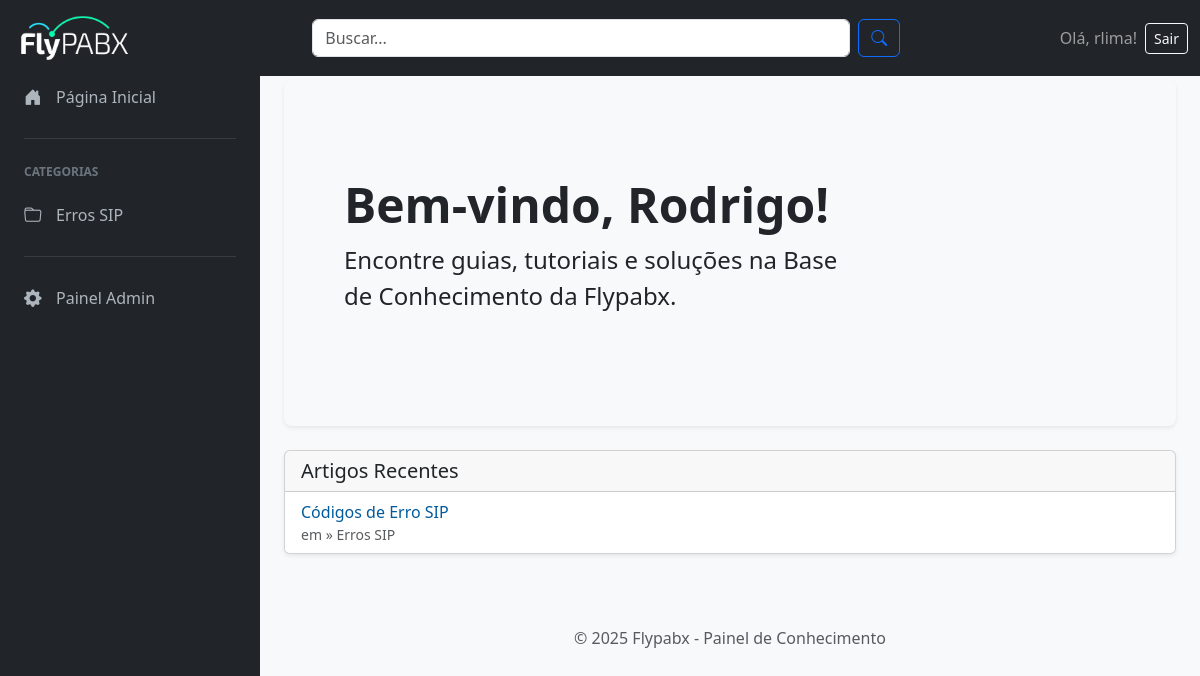
Page / (signed in) on the earlier database version.
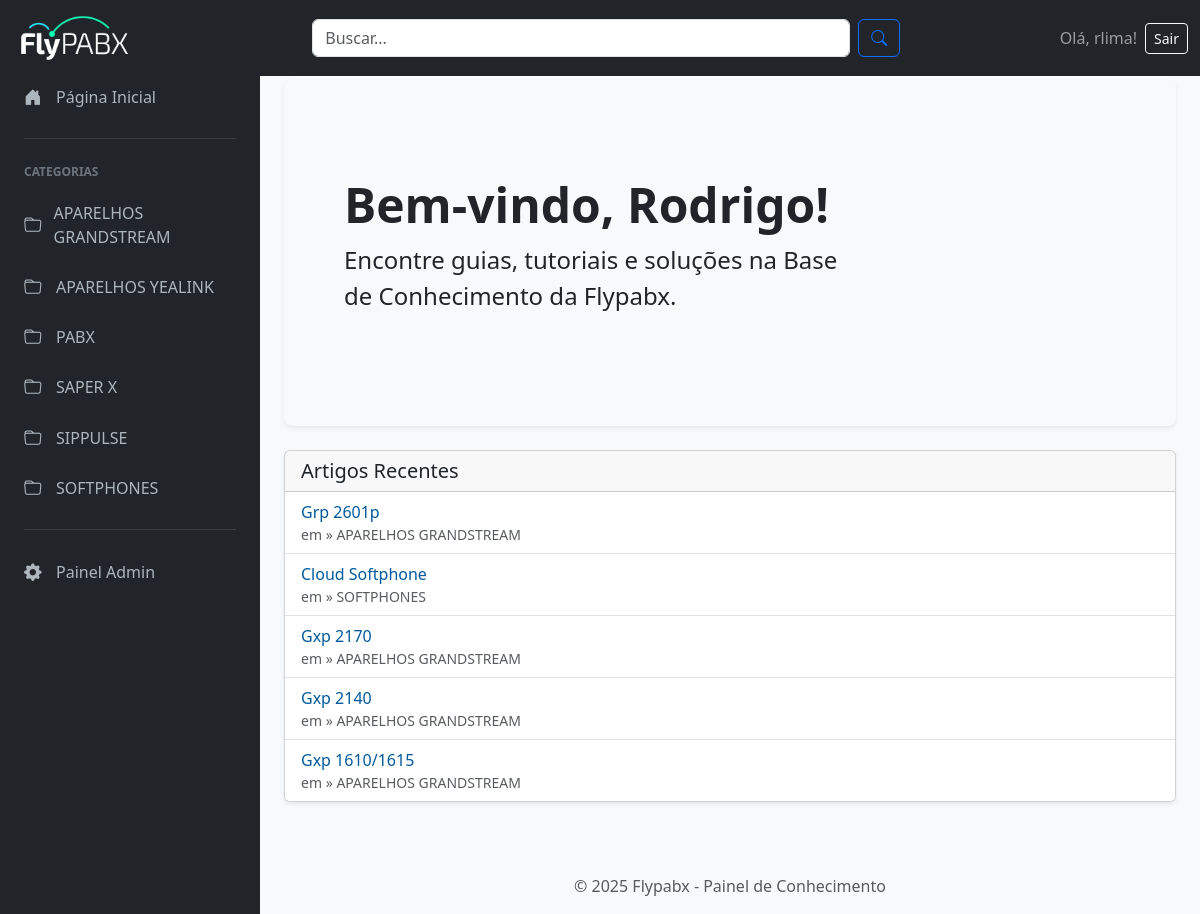
Same page on the later database version.
### base/models.py (models this page shows, shortened)
class Categoria(models.Model):
    nome = models.CharField(max_length=100, unique=True)
    slug = models.SlugField(max_length=100, unique=True, blank=True)
    parent = models.ForeignKey('self', null=True, blank=True, related_name='children', on_delete=models.CASCADE)
    class Meta:
        verbose_name = "Categoria"
        verbose_name_plural = "Categorias"
        unique_together = ('slug', 'parent',)
        ordering = ['nome'] # Ordena alfabeticamente

class Artigo(models.Model):
    titulo = models.CharField(max_length=200)
    conteudo = RichTextField() # <-- 3. ADICIONE ESTA LINHA NOVA
    categoria = models.ForeignKey(Categoria, on_delete=models.CASCADE, related_name="artigos")
    data_criacao = models.DateTimeField(auto_now_add=True)
    data_atualizacao = models.DateTimeField(auto_now=True)
    slug = models.SlugField(max_length=200, unique=True, blank=True)
    class Meta:
        ordering = ['-data_criacao']

### base/views.py (the view)
# urls.py: path('', views.home, name='home'),
@login_required # <-- Isso protege a página, exigindo login
def home(request):
    categorias = Categoria.objects.all()
    artigos_recentes = Artigo.objects.all()[:5]
    return render(request, 'base/home.html', {
        'categorias': categorias,
        'artigos_recentes': artigos_recentes
    })

### base/context_processors.py (called while the page is built)
def all_categories(request):
    return {
        'all_categories': Categoria.objects.filter(parent__isnull=True)
    }

### base/templates/base/home.html (shortened to what this page needs)
{% extends 'base/base.html' %}
{% block content %}
<div class="p-5 mb-4 bg-light rounded-3 shadow-sm">
    <div class="container-fluid py-5">
        <h1 class="display-5 fw-bold">Bem-vindo, {{ user.first_name|default:user.username }}!</h1>
        <p class="col-md-8 fs-4">Encontre guias, tutoriais e soluções na Base de Conhecimento da Flypabx.</p>
    </div>
</div>
<div class="card shadow-sm">
    <div class="card-header">
        <h2 class="h5 mb-0">Artigos Recentes</h2>
    </div>
    <div class="list-group list-group-flush">
        {% for art in artigos_recentes %}
        <a href="{% url 'artigo_detail' art.slug %}" class="list-group-item list-group-item-action">
            {{ art.titulo }}
            <span class="d-block text-muted small">em &raquo; {{ art.categoria.nome }}</span>
        </a>
        {% empty %}
        <li class="list-group-item">Nenhum artigo encontrado.</li>
        {% endfor %}
    </div>
</div>
{% endblock %}

### base/templates/base/base.html (shortened to what this page needs)
{% load static %}
<!DOCTYPE html>
<html lang="pt-br">
<head>
    <link href="https://cdn.jsdelivr.net/npm/bootstrap@5.3.3/dist/css/bootstrap.min.css" rel="stylesheet">
    <link rel="stylesheet" href="https://cdn.jsdelivr.net/npm/bootstrap-icons@1.11.3/font/bootstrap-icons.min.css">
    <link rel="stylesheet" href="{% static 'base/style.css' %}">
</head>
<body>
    <nav class="navbar navbar-expand-lg navbar-dark bg-dark fixed-top">
        <div class="container-fluid d-flex justify-content-between align-items-center">
            <a class="navbar-brand" href="{% url 'home' %}">
                <img src="{% static 'base/logo-flypabx.png' %}" alt="Logo"
                     style="height: 50px;"
                     class="d-inline-block align-middle">
            </a>
            <form action="{% url 'search_results' %}" method="GET" class="d-flex w-50 mx-auto" role="search">
                <input class="form-control me-2" type="search" name="q" placeholder="Buscar..." aria-label="Buscar" value="{{ request.GET.q }}">
                <button class="btn btn-outline-primary" type="submit">
                    <i class="bi bi-search"></i>
                </button>
            </form>
            <span class="navbar-text d-flex align-items-center">
                Olá, {{ user.username }}!
                <form action="{% url 'logout' %}" method="post" class="ms-2">
                    <button type="submit" class="btn btn-sm btn-outline-light">Sair</button>
                </form>
            </span>
        </div>
    </nav>
    <div class="page-wrapper">
        <nav class="sidebar-wrapper">
            <ul class="sidebar-nav">
                <li class="sidebar-nav-item">
                    <a href="{% url 'home' %}" class="sidebar-nav-link">
                        <i class="bi bi-house-door-fill"></i>
                        <span>Página Inicial</span>
                    </a>
                </li>
                <li class="sidebar-nav-item-divider"></li>
                <li class="sidebar-nav-item-title">Categorias</li>
                {% for cat in all_categories %}
                <li class="sidebar-nav-item">
                    <a href="{% url 'categoria_detail' cat.slug %}" class="sidebar-nav-link">
                        <i class="bi bi-folder"></i>
                        <span>{{ cat.nome }}</span>
                    </a>
                </li>
                {% empty %}
                <li class="sidebar-nav-item">
                    <span class="sidebar-nav-link text-muted">Sem categorias</span>
                </li>
                {% endfor %}
                <li class="sidebar-nav-item-divider"></li>
                <li class="sidebar-nav-item">
                    <a href="/admin/" target="_blank" class="sidebar-nav-link">
                        <i class="bi bi-gear-fill"></i>
                        <span>Painel Admin</span>
                    </a>
                </li>
            </ul>
        </nav>
        <main class="main-content">
            <div class="container-fluid p-4">
                {% block content %}
                {% endblock %}
            </div>
            <footer class="text-center mt-5 mb-3 text-muted">
                &copy; {% now "Y" %} Flypabx - Painel de Conhecimento
            </footer>
        </main>
    </div>
</body>
</html>

### base/static/base/style.css (style rules this page uses)
:root { --cor-primaria-flypabx: #005A9C; --cor-secundaria-flypabx: #00BFFF; --cor-fundo-claro: #f8f9fa; --cor-texto: #212529; }
body { background-color: var(--cor-fundo-claro); }
.navbar-dark.bg-dark { background-color: #212529 !important; }
a, .list-group-item-action { color: var(--cor-primaria-flypabx); text-decoration: none; }
html, body { height: 100%; }
body { padding-top: 56px; background-color: var(--cor-fundo-claro); }
.page-wrapper { display: grid; grid-template-columns: 260px 1fr; height: calc(100vh - 56px); }
.sidebar-wrapper { background-color: #212529; color: #f8f9fa; overflow-y: auto; height: calc(100vh - 56px); }
.sidebar-nav { list-style: none; padding-left: 0; margin: 0; padding-top: 1rem; }
.sidebar-nav-item-title { font-size: 0.75rem; text-transform: uppercase; font-weight: 700; color: #6c757d; padding: 0.5rem 1.5rem; }
.sidebar-nav-item-divider { height: 1px; background-color: rgba(255, 255, 255, 0.1); margin: 1rem 1.5rem; }
.sidebar-nav-link { display: flex; align-items: center; color: #adb5bd; text-decoration: none; padding: 0.75rem 1.5rem; transition: all 0.2s ease; }
.sidebar-nav-link i { font-size: 1.1rem; margin-right: 0.75rem; width: 20px; }
.main-content { grid-column: 2 / 3; overflow-y: auto; height: calc(100vh - 56px); }

Differences in the rows shown:
removed Categoria: nome "Erros SIP"
no longer on this page (row edited): Artigo: titulo "Códigos de Erro SIP", categoria.nome "Erros SIP"
added Categoria: nome "APARELHOS GRANDSTREAM"
added Categoria: nome "APARELHOS YEALINK"
added Categoria: nome "PABX"
added Categoria: nome "SAPER X"
added Categoria: nome "SIPPULSE"
added Categoria: nome "SOFTPHONES"
added Artigo: titulo "Grp 2601p", categoria.nome "APARELHOS GRANDSTREAM"
added Artigo: titulo "Cloud Softphone", categoria.nome "SOFTPHONES"
added Artigo: titulo "Gxp 2170", categoria.nome "APARELHOS GRANDSTREAM"
added Artigo: titulo "Gxp 2140", categoria.nome "APARELHOS GRANDSTREAM"
added Artigo: titulo "Gxp 1610/1615", categoria.nome "APARELHOS GRANDSTREAM"
